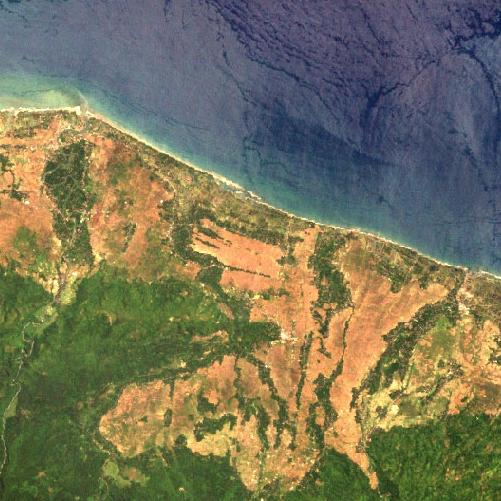
#> input picture NaturalColorImages.jpg, 501 x 501 px
$ python k_median.py
#> lines starting #> are read from the running program, lines starting #| are printed output that depends on the picture
import numpy as np
import matplotlib.pyplot as plt
import time


# from scipy.spatial.distance import cdist
# https://stackoverflow.com/questions/32154475/einsum-and-distance-calculations


def cluster_index(x_train, centers):
    # images are of type uint8, so we need to convert to int16 to avoid overflow when subtracting and squaring
    x_train = x_train.astype(np.int16)
    centers = centers.astype(np.int16)
    dist = np.sum((x_train[:, None, :] - centers)** 2, axis=-1)
    return np.argmin(dist, axis=1)


def k_median(x_train, n_cluster, max_iter=100):
    # Randomly initialize  n_clusters centers
    new_centers = x_train[np.random.choice(len(x_train), n_cluster, replace=False)]

    for _ in range(max_iter):
        # Assign each point to the closest center
        indices = cluster_index(x_train, new_centers)
        # Push current centers to previous, reassign centers as median of the points belonging to them
        old_centers = new_centers
        # new_centers = np.array([np.median(x_train[indices == j], axis=0) for j in range(n_cluster)], dtype=np.uint16)
        new_centers = np.array([np.median(x_train[indices == j], axis=0) for j in range(n_cluster)], dtype=np.uint8)
        # If no centers have changed, we're done
        if np.equal(new_centers, old_centers).all():
            return new_centers[indices], indices


if __name__ == '__main__':
    # Load image and flatten into array of pixels
    img = plt.imread('NaturalColorImages.jpg')
#> img is the input picture: shape (501, 501, 3); mean R, G, B 120.1, 116.4, 89.2
    # flatten all but last dim
    pixel_vals = img.reshape((-1, img.shape[-1]))
    # apply k_median
    times = []
    for i in range(10):
        start = time.time()
        new_pixel_vals, labels = k_median(pixel_vals, n_cluster=3)
        # reshape into image
        end = time.time()
        print(f'Time taken for {i:02d} iteration : {(end - start) * 1000:.2f} ms', )
        segmented_image = new_pixel_vals.reshape(img.shape)
        times.append(end - start)
        # plot
        plt.axis('off')
        plt.imshow(segmented_image)
        plt.show()
#> this loop made 10 passes
#> pass 1, `segmented_image = new_pixel_vals.reshape(img.shape)`:
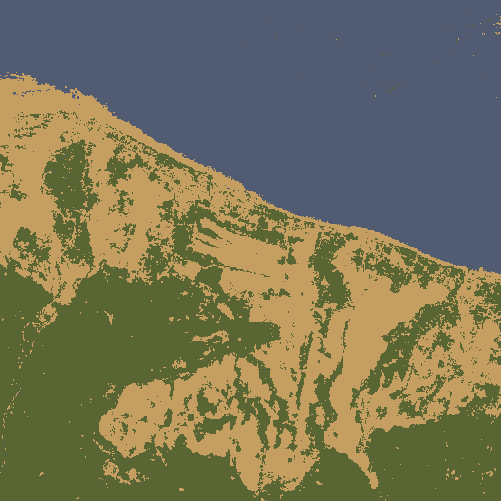
#> segmented_image: shape (501, 501, 3); mean R, G, B 118.1, 115, 88
#> after the loop, times = [0.345, 0.437, 0.531, 0.289, 0.442, 0.396, 0.254, 0.341, 0.393, 0.409]
    # print statistics avr min max
    times = np.array(times)
    print(f'Average time taken: {np.mean(times) * 1000:.2f} ms')
#| Average time taken: 383.66 ms
    print(f'Min time taken: {np.min(times) * 1000:.2f} ms')
#| Min time taken: 253.74 ms
    print(f'Max time taken: {np.max(times) * 1000:.2f} ms')
#| Max time taken: 531.40 ms
